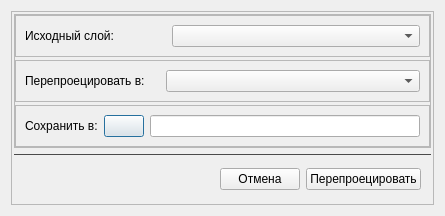
<?xml version="1.0" encoding="UTF-8"?>
<ui version="4.0">
 <class>VectorReprojectionForm</class>
 <widget class="QDialog" name="VectorReprojectionForm">
  <property name="geometry">
   <rect>
    <x>0</x>
    <y>0</y>
    <width>445</width>
    <height>216</height>
   </rect>
  </property>
  <property name="windowTitle">
   <string>Dialog</string>
  </property>
  <layout class="QVBoxLayout" name="verticalLayout_3">
   <item>
    <widget class="QFrame" name="frame">
     <property name="frameShape">
      <enum>QFrame::StyledPanel</enum>
     </property>
     <property name="frameShadow">
      <enum>QFrame::Raised</enum>
     </property>
     <layout class="QVBoxLayout" name="verticalLayout">
      <property name="leftMargin">
       <number>2</number>
      </property>
      <property name="topMargin">
       <number>2</number>
      </property>
      <property name="rightMargin">
       <number>2</number>
      </property>
      <property name="bottomMargin">
       <number>0</number>
      </property>
      <item>
       <widget class="QFrame" name="frame_3">
        <property name="frameShape">
         <enum>QFrame::StyledPanel</enum>
        </property>
        <property name="frameShadow">
         <enum>QFrame::Raised</enum>
        </property>
        <layout class="QVBoxLayout" name="verticalLayout_2">
         <property name="spacing">
          <number>3</number>
         </property>
         <property name="leftMargin">
          <number>0</number>
         </property>
         <property name="topMargin">
          <number>0</number>
         </property>
         <property name="rightMargin">
          <number>0</number>
         </property>
         <property name="bottomMargin">
          <number>0</number>
         </property>
         <item>
          <widget class="QFrame" name="frameFirstInputLayer">
           <property name="frameShape">
            <enum>QFrame::StyledPanel</enum>
           </property>
           <property name="frameShadow">
            <enum>QFrame::Raised</enum>
           </property>
           <layout class="QHBoxLayout" name="horizontalLayout_6">
            <item>
             <widget class="QLabel" name="label">
              <property name="sizePolicy">
               <sizepolicy hsizetype="Maximum" vsizetype="Preferred">
                <horstretch>0</horstretch>
                <verstretch>0</verstretch>
               </sizepolicy>
              </property>
              <property name="text">
               <string>Исходный слой:</string>
              </property>
             </widget>
            </item>
            <item>
             <spacer name="horizontalSpacer_2">
              <property name="orientation">
               <enum>Qt::Horizontal</enum>
              </property>
              <property name="sizeType">
               <enum>QSizePolicy::Maximum</enum>
              </property>
              <property name="sizeHint" stdset="0">
               <size>
                <width>51</width>
                <height>20</height>
               </size>
              </property>
             </spacer>
            </item>
            <item>
             <widget class="QComboBox" name="comboBoxInputLayer"/>
            </item>
           </layout>
          </widget>
         </item>
         <item>
          <widget class="QFrame" name="frameOverlayInput">
           <property name="frameShape">
            <enum>QFrame::StyledPanel</enum>
           </property>
           <property name="frameShadow">
            <enum>QFrame::Raised</enum>
           </property>
           <layout class="QHBoxLayout" name="horizontalLayout_5">
            <item>
             <widget class="QLabel" name="label_5">
              <property name="sizePolicy">
               <sizepolicy hsizetype="Maximum" vsizetype="Preferred">
                <horstretch>0</horstretch>
                <verstretch>0</verstretch>
               </sizepolicy>
              </property>
              <property name="text">
               <string>Перепроецировать в:</string>
              </property>
             </widget>
            </item>
            <item>
             <spacer name="horizontalSpacer_4">
              <property name="orientation">
               <enum>Qt::Horizontal</enum>
              </property>
              <property name="sizeType">
               <enum>QSizePolicy::Maximum</enum>
              </property>
              <property name="sizeHint" stdset="0">
               <size>
                <width>15</width>
                <height>20</height>
               </size>
              </property>
             </spacer>
            </item>
            <item>
             <widget class="CRSComboBox" name="comboBoxDestinationCRS"/>
            </item>
           </layout>
          </widget>
         </item>
         <item>
          <widget class="QFrame" name="frameOutputPath">
           <property name="frameShape">
            <enum>QFrame::StyledPanel</enum>
           </property>
           <property name="frameShadow">
            <enum>QFrame::Raised</enum>
           </property>
           <layout class="QHBoxLayout" name="horizontalLayout_4">
            <item>
             <widget class="QLabel" name="label_3">
              <property name="sizePolicy">
               <sizepolicy hsizetype="Maximum" vsizetype="Preferred">
                <horstretch>0</horstretch>
                <verstretch>0</verstretch>
               </sizepolicy>
              </property>
              <property name="text">
               <string>Сохранить в:</string>
              </property>
             </widget>
            </item>
            <item>
             <widget class="FileDialogButton" name="pushButtonOuputPathBtn">
              <property name="sizePolicy">
               <sizepolicy hsizetype="Maximum" vsizetype="Fixed">
                <horstretch>0</horstretch>
                <verstretch>0</verstretch>
               </sizepolicy>
              </property>
              <property name="text">
               <string/>
              </property>
             </widget>
            </item>
            <item>
             <widget class="QLineEdit" name="lineEditOutputPath">
              <property name="sizePolicy">
               <sizepolicy hsizetype="Minimum" vsizetype="Fixed">
                <horstretch>0</horstretch>
                <verstretch>0</verstretch>
               </sizepolicy>
              </property>
             </widget>
            </item>
           </layout>
          </widget>
         </item>
        </layout>
       </widget>
      </item>
      <item>
       <widget class="QFrame" name="frame_8">
        <property name="styleSheet">
         <string notr="true">QFrame {border-top: 1px solid #4a4a4a;}</string>
        </property>
        <property name="frameShape">
         <enum>QFrame::StyledPanel</enum>
        </property>
        <property name="frameShadow">
         <enum>QFrame::Raised</enum>
        </property>
        <layout class="QHBoxLayout" name="horizontalLayout">
         <item>
          <spacer name="horizontalSpacer">
           <property name="orientation">
            <enum>Qt::Horizontal</enum>
           </property>
           <property name="sizeHint" stdset="0">
            <size>
             <width>40</width>
             <height>20</height>
            </size>
           </property>
          </spacer>
         </item>
         <item>
          <widget class="QPushButton" name="pushButtonCancel">
           <property name="sizePolicy">
            <sizepolicy hsizetype="Preferred" vsizetype="Fixed">
             <horstretch>0</horstretch>
             <verstretch>0</verstretch>
            </sizepolicy>
           </property>
           <property name="text">
            <string>Отмена</string>
           </property>
           <property name="icon">
            <iconset resource="../icons.qrc">
             <normaloff>:/images/icons/common/remove_icon_black_with_border.png</normaloff>:/images/icons/common/remove_icon_black_with_border.png</iconset>
           </property>
          </widget>
         </item>
         <item>
          <widget class="QPushButton" name="pushButtonAccept">
           <property name="sizePolicy">
            <sizepolicy hsizetype="Preferred" vsizetype="Fixed">
             <horstretch>0</horstretch>
             <verstretch>0</verstretch>
            </sizepolicy>
           </property>
           <property name="text">
            <string>Перепроецировать</string>
           </property>
           <property name="icon">
            <iconset resource="../icons.qrc">
             <normaloff>:/images/icons/dialogs/icon_accept_black.png</normaloff>:/images/icons/dialogs/icon_accept_black.png</iconset>
           </property>
          </widget>
         </item>
        </layout>
       </widget>
      </item>
     </layout>
    </widget>
   </item>
  </layout>
 </widget>
 <customwidgets>
  <customwidget>
   <class>CRSComboBox</class>
   <extends>QComboBox</extends>
   <header>crscombobox.h</header>
  </customwidget>
  <customwidget>
   <class>FileDialogButton</class>
   <extends>QPushButton</extends>
   <header>filedialogbutton.h</header>
  </customwidget>
 </customwidgets>
 <resources>
  <include location="../icons.qrc"/>
 </resources>
 <connections/>
</ui>
